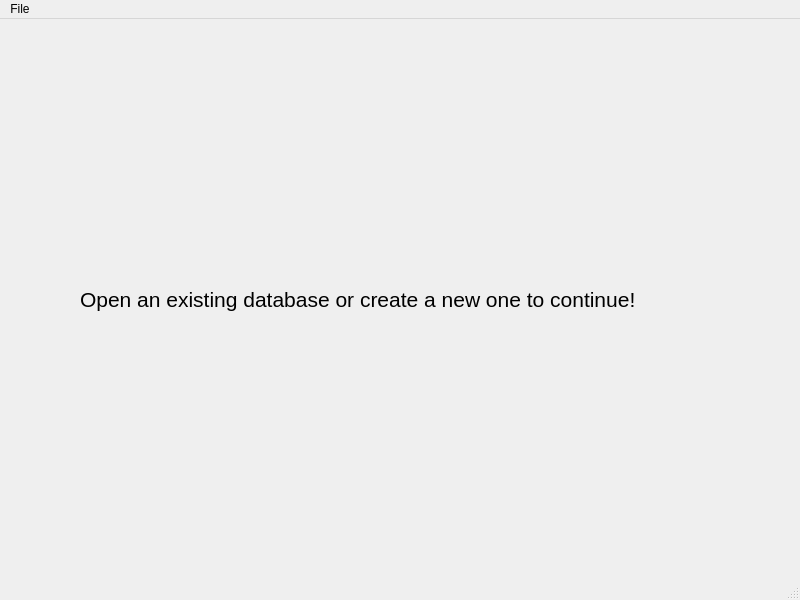
<?xml version="1.0" encoding="UTF-8"?>
<ui version="4.0">
 <class>passzero</class>
 <widget class="QMainWindow" name="passzero">
  <property name="geometry">
   <rect>
    <x>0</x>
    <y>0</y>
    <width>800</width>
    <height>600</height>
   </rect>
  </property>
  <property name="windowTitle">
   <string>Pass Zero</string>
  </property>
  <widget class="QWidget" name="centralwidget">
   <widget class="QLabel" name="nullLabel">
    <property name="geometry">
     <rect>
      <x>80</x>
      <y>260</y>
      <width>661</width>
      <height>41</height>
     </rect>
    </property>
    <property name="font">
     <font>
      <pointsize>16</pointsize>
     </font>
    </property>
    <property name="text">
     <string>Open an existing database or create a new one to continue! </string>
    </property>
   </widget>
  </widget>
  <widget class="QMenuBar" name="menubar">
   <property name="geometry">
    <rect>
     <x>0</x>
     <y>0</y>
     <width>800</width>
     <height>27</height>
    </rect>
   </property>
   <widget class="QMenu" name="menuFile">
    <property name="title">
     <string>File</string>
    </property>
    <addaction name="actionNew"/>
    <addaction name="actionSave"/>
    <addaction name="actionSave_As"/>
    <addaction name="actionOpen"/>
    <addaction name="separator"/>
    <addaction name="actionAbout"/>
    <addaction name="actionExit"/>
    <addaction name="separator"/>
   </widget>
   <addaction name="menuFile"/>
  </widget>
  <widget class="QStatusBar" name="statusbar"/>
  <action name="actionNew">
   <property name="text">
    <string>New</string>
   </property>
   <property name="shortcut">
    <string>Ctrl+N</string>
   </property>
  </action>
  <action name="actionSave">
   <property name="text">
    <string>Save</string>
   </property>
   <property name="shortcut">
    <string>Ctrl+S</string>
   </property>
  </action>
  <action name="actionSave_As">
   <property name="text">
    <string>Save As</string>
   </property>
   <property name="shortcut">
    <string>Ctrl+Shift+S</string>
   </property>
  </action>
  <action name="actionOpen">
   <property name="text">
    <string>Open</string>
   </property>
   <property name="shortcut">
    <string>Ctrl+O</string>
   </property>
  </action>
  <action name="actionAbout">
   <property name="text">
    <string>About</string>
   </property>
  </action>
  <action name="actionExit">
   <property name="text">
    <string>Exit</string>
   </property>
  </action>
 </widget>
 <resources/>
 <connections/>
</ui>
